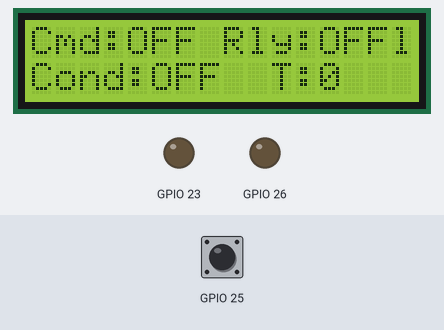
This program was run on a simulated ESP32. On the bench: 16×2 character LCD, output pins drawn as LEDs (lit = HIGH). Inputs (shaded band) come from the test bench; at power-on: GPIO 25 HIGH. What the program prints to the serial monitor is not drawn.

Above: at 4.3 s.
4.4 s: GPIO 25 pulled LOW for 0.15 s
At 5.7 s:
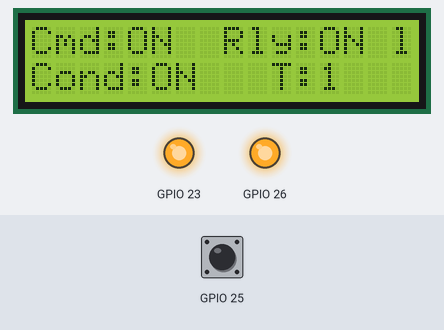
6.1 s: GPIO 25 pulled LOW for 1 s
At 6.49 s:
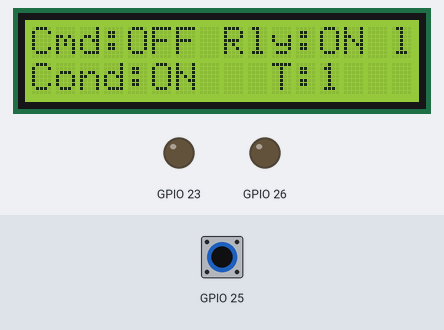
8.6 s: GPIO 25 pulled LOW for 0.15 s
At 8.99 s:
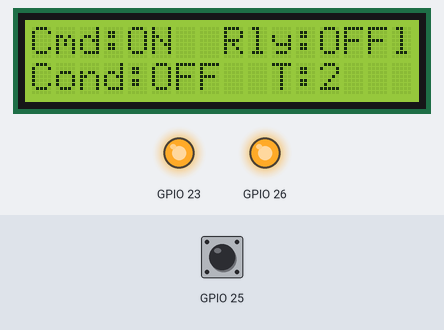
10.6 s: GPIO 25 pulled LOW for 1 s
At 11.9 s:
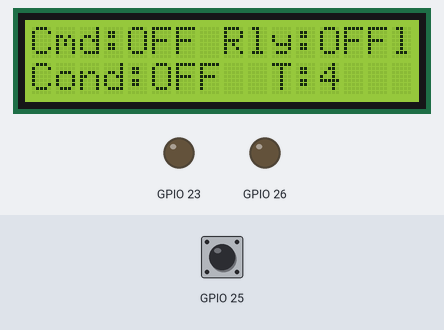
Timing chart, 0 to 13.6 s (numbered marks = the images above; inputs shaded):
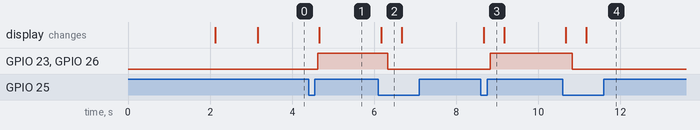

The program:

main.cpp
```cpp
#include <Arduino.h>
#include <Wire.h>
#include "SerialIO.h"
#include "LcdDisplay.h"
#include "LedDriver.h"
#include "RelayDriver.h"
#include "JoystickDriver.h"
#include "AppState.h"
#include "TaskInput.h"
#include "TaskConditioning.h"
#include "TaskReporter.h"

void setup()
{
    SerialIoInit();

    // I2C scan to find LCD address
    Wire.begin(21, 22);
    printf("\n[I2C SCAN] Scanning...\n");
    for (uint8_t addr = 1; addr < 127; addr++) {
        Wire.beginTransmission(addr);
        if (Wire.endTransmission() == 0) {
            printf("[I2C SCAN] Found device at 0x%02X\n", addr);
        }
    }
    printf("[I2C SCAN] Done.\n\n");

    LcdDisplay_Init();
    LedDriver_Init();
    RelayDriver_Init();
    JoystickDriver_Init();
    AppState_Init();

    printf("\n======================================\n");
    printf("  Lab 7 - ON-OFF Control + Hysteresis \n");
    printf("======================================\n");
    printf("Relay     : GPIO%d\n",   RELAY_PIN);
    printf("Joystick  : SW=GPIO%d\n", JOYSTICK_SWITCH_PIN);
    printf("LED       : GPIO%d\n",   LED_PIN);
    printf("LCD       : I2C 0x%02X\n", LCD_ADDR);
    printf("Debounce  : %dms\n",     DEBOUNCE_TIME_MS);
    printf("Validation: %dms\n",     VALIDATION_TIME_MS);
    printf("--------------------------------------\n");
    printf("Serial commands: on, off, toggle, status\n");
    printf("======================================\n\n");

    LcdDisplay_PrintAt(0, 0, "Lab7 ON-OFF Ctrl");
    LcdDisplay_PrintAt(0, 1, "Starting...");
    vTaskDelay(pdMS_TO_TICKS(1000));

    // Task priorities: Input=3, Conditioning=3, Reporter=2
    xTaskCreate(TaskInput_Task,        "Input",        4096, NULL, 3, NULL);
    xTaskCreate(TaskConditioning_Task, "Conditioning", 4096, NULL, 3, NULL);
    xTaskCreate(TaskReporter_Task,     "Reporter",     4096, NULL, 2, NULL);
}

void loop()
{
    vTaskDelay(portMAX_DELAY);
}
```

Measured:
- after the input at 4.4 s, GPIO 23, GPIO 26: LOW → HIGH after 0.23 s; the display: changes after 0.27 s (image 1)
- after the input at 6.1 s, GPIO 23, GPIO 26: HIGH → LOW after 0.23 s; the display: changes after 0.07 s (image 2)
- after the input at 8.6 s, GPIO 23, GPIO 26: LOW → HIGH after 0.23 s; the display: changes after 0.07 s (image 3)
- after the input at 10.6 s, GPIO 23, GPIO 26: HIGH → LOW after 0.23 s; the display: first changes after 0.07 s (image 4 shows a later state)
- what the display in image 2 shows lasts 0.5 s, from 6.2 s to 6.7 s
